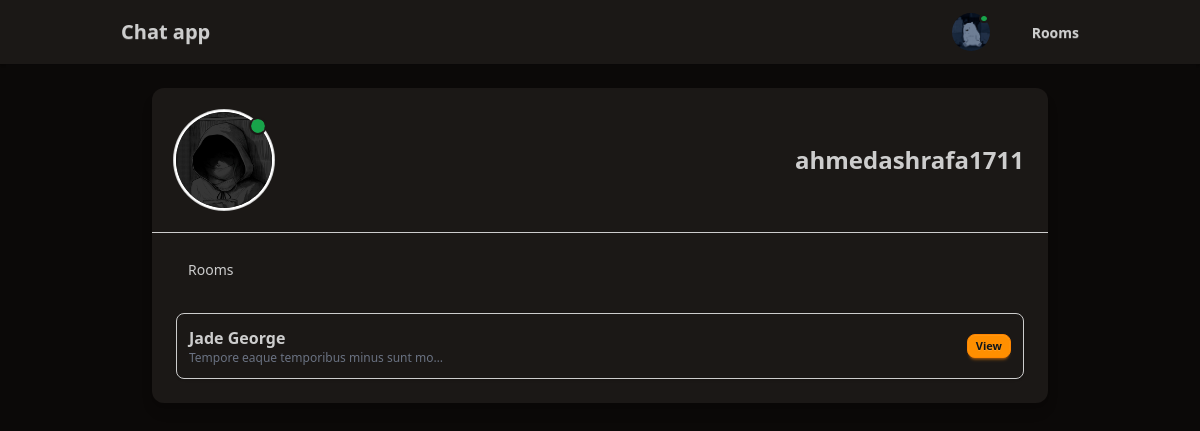
The page /user/5 (signed in) on the database its author committed.
### chat/models.py (models this page shows, shortened)
class UserProfile(AbstractUser):
    email = models.EmailField(unique=True , blank=False , null=False)
    profile = models.ImageField(upload_to=uuid_upload_to , default = 'defaults/default-img.png' , validators=[FileExtensionValidator(allowed_extensions=['jpg', 'jpeg', 'png', 'gif'])])
    is_online = models.BooleanField(default=False)

class Room(models.Model):
    room_name = models.CharField(max_length=100)
    room_description = models.CharField(max_length=300)
    room_author = models.ForeignKey(UserProfile , on_delete=models.CASCADE , related_name="rooms")
    created_at = models.DateTimeField(auto_now_add=True)
    class Meta:
        unique_together = ['room_name' , 'room_author']
        ordering = ['-created_at']

### chat/views/users.py (the view)
# urls.py: path('user/<int:user_id>' , users.UserProfileDetailView.as_view() , name="profile-detail"),
class UserProfileDetailView(LoginRequiredMixin , DetailView):
    model = UserProfile
    template_name = "registration/user_profile.html"
    pk_url_kwarg = "user_id"

### chat/custom_contexts.py (called while the page is built)
def globals(request):
    return {
        "app_name" : "ChatApp"
    }

### chat/templates/registration/user_profile.html
{% extends "base.html" %}
{% block content %}
<div class="min-h-screen bg-base-200 py-6 px-4">
    <div class="max-w-4xl mx-auto bg-base-100 rounded-xl shadow-lg">
        <div class="flex flex-col sm:flex-row items-center sm:justify-between gap-4 border-b p-6">
            <div class="avatar {% if object.is_online %} avatar-online {% endif %}">
                <div class="w-24 rounded-full ring ring-primary ring-offset-base-100 ring-offset-2">
                    <img src="{{ object.profile.url }}" alt="{{ object.username }}">
                </div>
            </div>
            <h2 class="text-2xl font-bold">{{ object.username }}</h2>
        </div>
        <div role="tablist" class="tabs tabs-bordered px-6 pt-4">
            <a role="tab" class="tab tab-active" aria-selected="true">Rooms</a>
        </div>
        <div class="p-6 space-y-2">
            {% for room in object.rooms.all %}
                {% if room.room_author == object %}
                    <div class="flex items-center justify-between bg-base-100 border rounded-lg p-3 shadow-sm">
                        <div>
                            <h3 class="text-base font-semibold">{{ room.room_name }}</h3>
                            <p class="text-xs text-gray-500 truncate w-64">{{ room.room_description|default:"No description." }}</p>
                        </div>
                        <a href="{% url 'room-detail' room.id %}" class="btn btn-xs btn-primary">View</a>
                    </div>
                {% endif %}
            {% empty %}
                <p class="text-gray-500">This user hasn't created any rooms yet.</p>
            {% endfor %}
        </div>
    </div>
</div>
{% endblock %}

### chat/templates/partials/navbar.html (shortened to what this page needs)
<div class="navbar bg-base-100 shadow-sm">
    <div class="container mx-auto flex justify-between items-center px-4">
        <a class="btn btn-ghost text-xl normal-case" href="{% url 'index' %}">Chat app</a>
        <div class="flex items-center gap-6">
            <div class="dropdown dropdown-end">
                {% if request.user.is_authenticated %}
                    <label tabindex="0" class="btn btn-ghost btn-circle avatar {% if request.user.is_online == True %}avatar-online{% else %}avatar-offline{% endif %}">
                        <div class="w-10 rounded-full">
                        <img src="{{ request.user.profile.url }}" alt="Profile" />
                        </div>
                    </label>
                {% endif %}
            </div>
            {% if request.user.is_authenticated %}
                <div class="dropdown dropdown-end">
                    <label tabindex="0" class="btn btn-ghost">
                        Rooms
                    </label>
                </div>
            {% endif %}
        </div>
    </div>
</div>

### rows shown on the page
UserProfile: user.profile (picture)
UserProfile: profile (picture), username "ahmedashrafa1711"
Room: room_name "Jade George", room_description "Tempore eaque temporibus minus sunt mo…"
